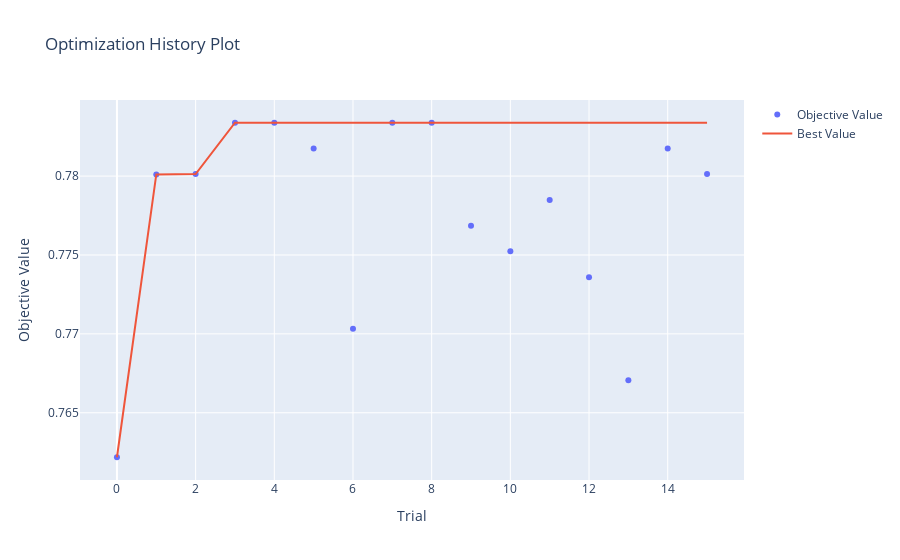

The notebook cell saved with this chart:
### Code cell
plot_optimization_history(study).show()

### Figure 1 — Plotly figure (JSON) as saved in the notebook; plotly's stock layout.template omitted (floating-point values rounded to 4 significant figures)
{"data": [{"mode": "markers", "name": "Objective Value", "type": "scatter", "x": [0, 1, 2, 3, 4, 5, 6, 7, 8, 9, 10, 11, 12, 13, 14, 15], "y": [0.7622, 0.7801, 0.7801, 0.7834, 0.7834, 0.7818, 0.7703, 0.7834, 0.7834, 0.7769, 0.7752, 0.7785, 0.7736, 0.7671, 0.7818, 0.7801]}, {"mode": "lines", "name": "Best Value", "type": "scatter", "x": [0, 1, 2, 3, 4, 5, 6, 7, 8, 9, 10, 11, 12, 13, 14, 15], "y": [0.7622, 0.7801, 0.7801, 0.7834, 0.7834, 0.7834, 0.7834, 0.7834, 0.7834, 0.7834, 0.7834, 0.7834, 0.7834, 0.7834, 0.7834, 0.7834]}, {"marker": {"color": "#cccccc"}, "mode": "markers", "name": "Infeasible Trial", "showlegend": false, "type": "scatter", "x": [], "y": []}], "layout": {"title": {"text": "Optimization History Plot"}, "xaxis": {"title": {"text": "Trial"}}, "yaxis": {"title": {"text": "Objective Value"}}}}
